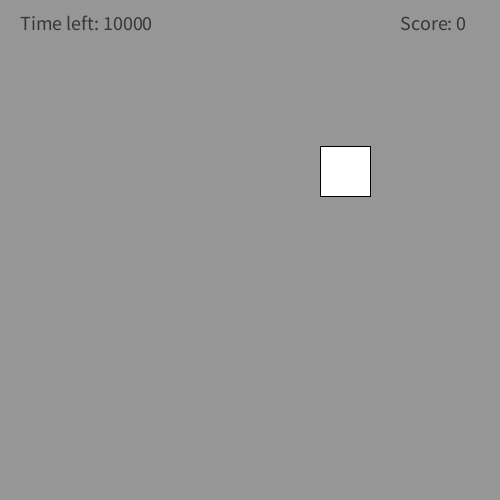
Frame 1 (no input)
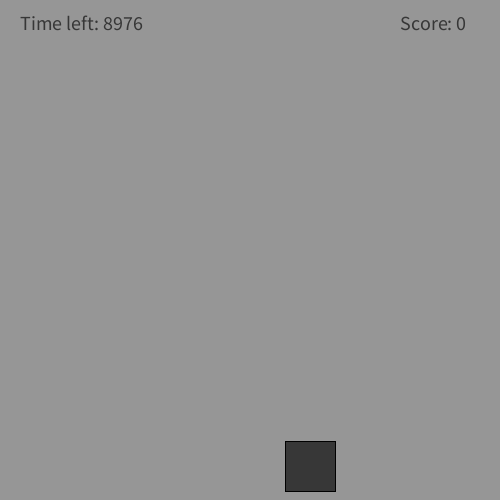
Frame 60 (the mouse pressed at the canvas centre just before this capture)
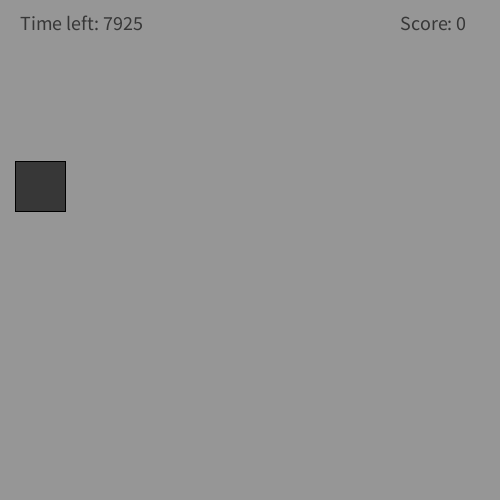
Frame 120 (the mouse held since frame 60 and released just before this capture)

The Processing sketch that drew these frames (run headless with seeded random() and noise(); from frame 60 on, the mouse is pressed at the canvas centre):

// Processing sketch: first_game
// ── first_game.pde
float x, y, xSpd, ySpd, ballW, ballH;
int timeStart, timeEnd, totalTime, timeLeft, score;
void setup() {
  size(500, 500);
  textSize(20);
  cursor(CROSS);
  ballW = ballH = 50;
  xSpd = 5;
  ySpd = 5;
  x = (int)random(ballW/2, width-ballW/2);
  y = (int)random(ballH/2, height-ballH/2);
  timeStart = millis();
  totalTime = 10000;
  timeEnd = timeStart + totalTime;
  score = 0;
}

void draw() {
  //update times
  timeLeft = timeEnd - millis();

  background(150);
  x = x + xSpd;
  y = y + ySpd;
  rect(x, y, ballW, ballH);
  if (x >= width - ballW) {
    xSpd = -5;
  }
  if (x <= 0) {
    xSpd = 5;
  }
  if (y <= 0) {
    ySpd = 5;
  }
  if (y >= height - ballH) {
    ySpd = -5;
  }

  /* color of square...
   changes color if box is clicked */
  fill(55);
  if (mousePressed && mouseX > x && mouseX < x + ballW && mouseY > y && mouseY < y + ballW) {
    x = random(width);
    y = random(height);
    fill(255);
    score = score + 1;
  }

  if (timeLeft < 0) {
    timeLeft = 0;
  }

  //show text: timer + score
  text("Time left: " + timeLeft, 20, 30);
  text("Score: " + score, 400, 30);
  //game over
  if (timeLeft <= 0) {
    fill(0);
    text("GAME OVER!", 200, 200);
    text("Press space to play again.", 130, 230);
    noLoop(); //stops draw from looping
  }
}

void keyPressed() {
  if (key == ' ') {
    setup();
    loop(); //continue draw loop
  }
}
